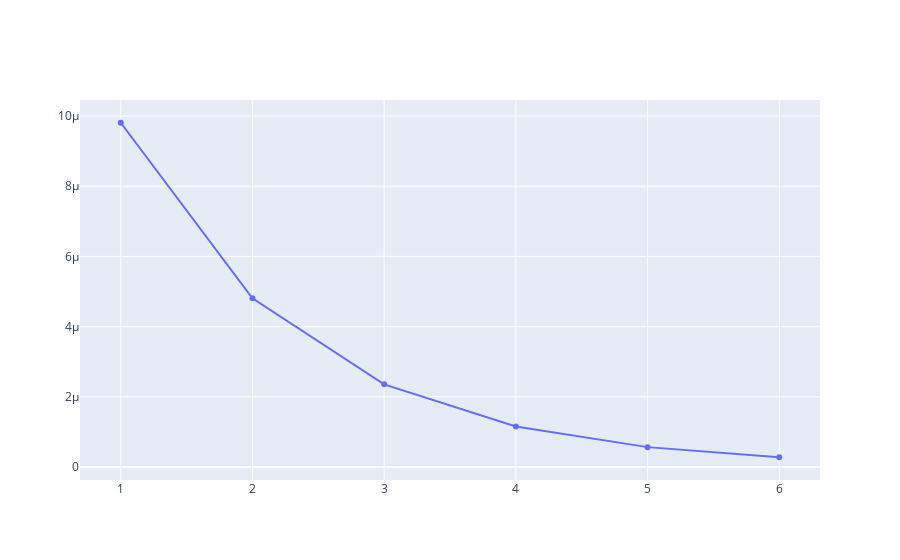

Notebook cell for this chart:
### Code cell
fig=go.Figure(

    data =[
        go.Scatter(x=list(range(1,50)),y=ecm[:,0])
    ]
)
fig.show()

### Figure 1 — Plotly figure (JSON) as saved in the notebook; plotly's stock layout.template omitted (floating-point values rounded to 4 significant figures)
{"data": [{"type": "scatter", "x": [1, 2, 3, 4, 5, 6, 7, 8, 9, 10, 11, 12, 13, 14, 15, 16, 17, 18, 19, 20, 21, 22, 23, 24, 25, 26, 27, 28, 29, 30, 31, 32, 33, 34, 35, 36, 37, 38, 39, 40, 41, 42, 43, 44, 45, 46, 47, 48, 49], "y": [9.809e-06, 4.806e-06, 2.355e-06, 1.154e-06, 5.655e-07, 2.771e-07]}], "layout": {}}
